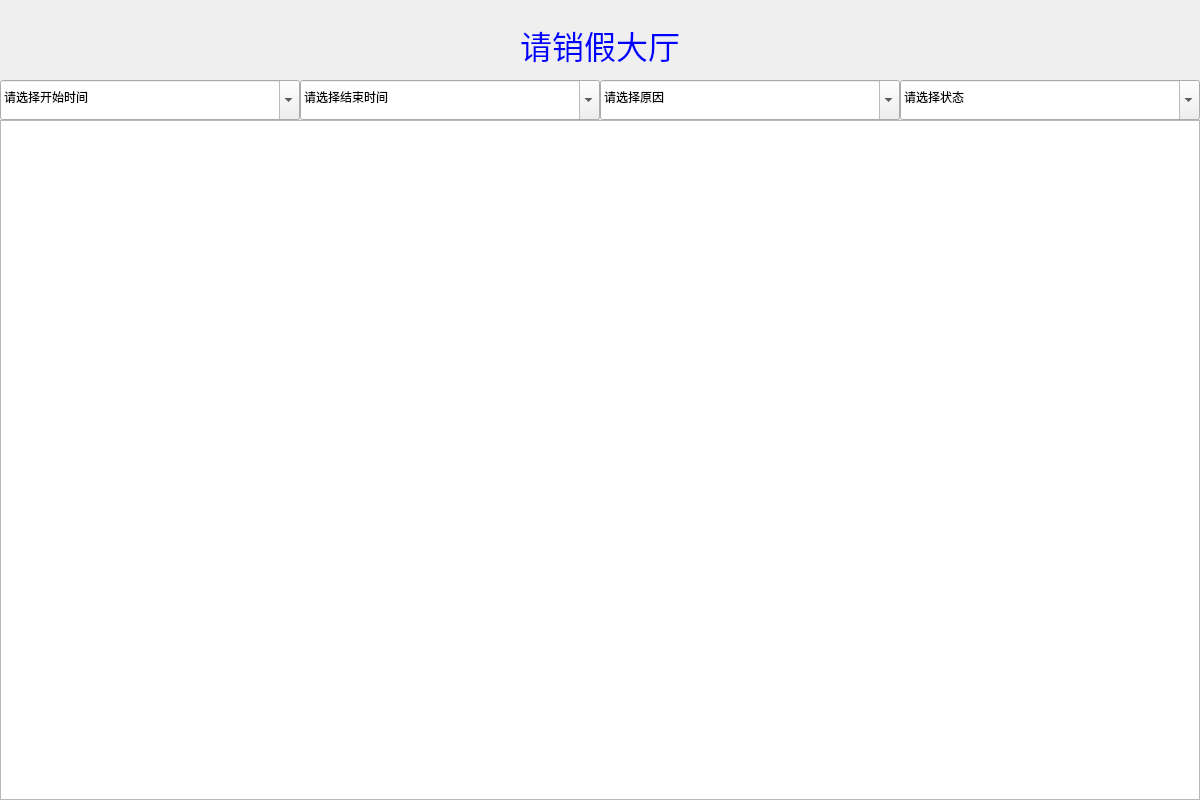
<?xml version="1.0" encoding="UTF-8"?>
<ui version="4.0">
 <class>LeaveApplicationWidget</class>
 <widget class="QWidget" name="LeaveApplicationWidget">
  <property name="geometry">
   <rect>
    <x>0</x>
    <y>0</y>
    <width>1200</width>
    <height>800</height>
   </rect>
  </property>
  <property name="minimumSize">
   <size>
    <width>1200</width>
    <height>800</height>
   </size>
  </property>
  <property name="windowTitle">
   <string>工作人员</string>
  </property>
  <widget class="QTableView" name="tableView">
   <property name="geometry">
    <rect>
     <x>0</x>
     <y>120</y>
     <width>1200</width>
     <height>680</height>
    </rect>
   </property>
   <property name="minimumSize">
    <size>
     <width>0</width>
     <height>0</height>
    </size>
   </property>
   <property name="styleSheet">
    <string notr="true"/>
   </property>
  </widget>
  <widget class="QLabel" name="title">
   <property name="geometry">
    <rect>
     <x>480</x>
     <y>20</y>
     <width>240</width>
     <height>50</height>
    </rect>
   </property>
   <property name="font">
    <font>
     <pointsize>24</pointsize>
    </font>
   </property>
   <property name="styleSheet">
    <string notr="true">color: rgb(0, 0, 255)</string>
   </property>
   <property name="text">
    <string>请销假大厅</string>
   </property>
   <property name="alignment">
    <set>Qt::AlignCenter</set>
   </property>
  </widget>
  <widget class="QComboBox" name="b2">
   <property name="geometry">
    <rect>
     <x>300</x>
     <y>80</y>
     <width>300</width>
     <height>40</height>
    </rect>
   </property>
   <property name="editable">
    <bool>true</bool>
   </property>
   <property name="currentText">
    <string>请选择结束时间</string>
   </property>
   <item>
    <property name="text">
     <string>请选择结束时间</string>
    </property>
   </item>
  </widget>
  <widget class="QComboBox" name="b3">
   <property name="geometry">
    <rect>
     <x>600</x>
     <y>80</y>
     <width>300</width>
     <height>40</height>
    </rect>
   </property>
   <property name="editable">
    <bool>true</bool>
   </property>
   <item>
    <property name="text">
     <string>请选择原因</string>
    </property>
   </item>
  </widget>
  <widget class="QComboBox" name="b4">
   <property name="geometry">
    <rect>
     <x>900</x>
     <y>80</y>
     <width>300</width>
     <height>40</height>
    </rect>
   </property>
   <property name="minimumSize">
    <size>
     <width>200</width>
     <height>40</height>
    </size>
   </property>
   <property name="editable">
    <bool>true</bool>
   </property>
   <item>
    <property name="text">
     <string>请选择状态</string>
    </property>
   </item>
  </widget>
  <widget class="QComboBox" name="b1">
   <property name="geometry">
    <rect>
     <x>0</x>
     <y>80</y>
     <width>300</width>
     <height>40</height>
    </rect>
   </property>
   <property name="editable">
    <bool>true</bool>
   </property>
   <property name="currentText">
    <string>请选择开始时间</string>
   </property>
   <item>
    <property name="text">
     <string>请选择开始时间</string>
    </property>
   </item>
  </widget>
 </widget>
 <resources/>
 <connections/>
</ui>
